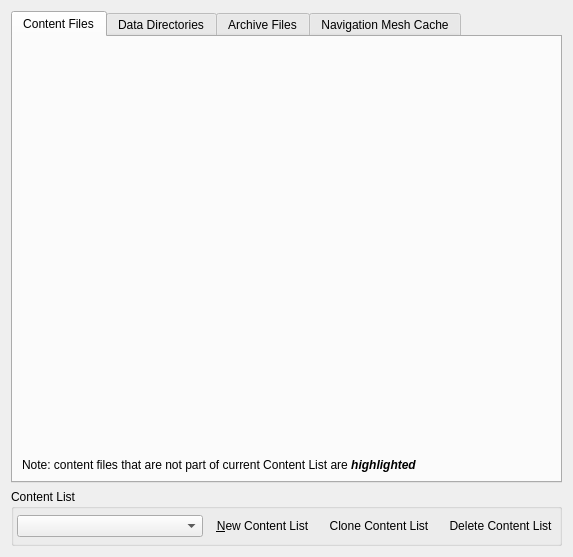
<?xml version="1.0" encoding="UTF-8"?>
<ui version="4.0">
 <class>DataFilesPage</class>
 <widget class="QWidget" name="DataFilesPage">
  <property name="geometry">
   <rect>
    <x>0</x>
    <y>0</y>
    <width>573</width>
    <height>557</height>
   </rect>
  </property>
  <property name="contextMenuPolicy">
   <enum>Qt::DefaultContextMenu</enum>
  </property>
  <layout class="QVBoxLayout" name="verticalLayout">
   <item>
    <widget class="QTabWidget" name="tabWidget">
     <property name="currentIndex">
      <number>0</number>
     </property>
     <widget class="QWidget" name="dataTab">
      <attribute name="title">
       <string>Content Files</string>
      </attribute>
      <layout class="QGridLayout" name="dataTabLayout">
       <item row="0" column="0">
        <widget class="QWidget" name="contentSelectorWidget" native="true"/>
       </item>
       <item row="1" column="0">
        <widget class="QLabel" name="dataNoteLabel">
         <property name="sizePolicy">
          <sizepolicy hsizetype="Preferred" vsizetype="Maximum">
           <horstretch>0</horstretch>
           <verstretch>0</verstretch>
          </sizepolicy>
         </property>
         <property name="text">
          <string>&lt;html&gt;&lt;head/&gt;&lt;body&gt;&lt;p&gt;Note: content files that are not part of current Content List are &lt;span style=&quot; font-style:italic;font-weight: bold&quot;&gt;highlighted&lt;/span&gt;&lt;/p&gt;&lt;/body&gt;&lt;/html&gt;</string>
         </property>
        </widget>
       </item>
      </layout>
     </widget>
     <widget class="QWidget" name="dirTab">
      <attribute name="title">
       <string>Data Directories</string>
      </attribute>
      <layout class="QGridLayout" name="dirTabLayout">
       <item row="0" column="0">
        <widget class="QListWidget" name="directoryListWidget">
         <property name="alternatingRowColors">
          <bool>true</bool>
         </property>
         <property name="dragDropMode">
          <enum>QAbstractItemView::InternalMove</enum>
         </property>
         <property name="selectionMode">
          <enum>QAbstractItemView::ExtendedSelection</enum>
         </property>
         <property name="contextMenuPolicy">
          <enum>Qt::CustomContextMenu</enum>
         </property>
        </widget>
       </item>
       <item row="0" column="1">
        <layout class="QVBoxLayout" name="directoryButtons">
         <item>
          <widget class="QPushButton" name="directoryAddSubdirsButton">
           <property name="baseSize">
            <size>
             <width>0</width>
             <height>33</height>
            </size>
           </property>
           <property name="toolTip">
            <string>Scan directories for likely data directories and append them at the end of the list.</string>
           </property>
           <property name="text">
            <string>Append</string>
           </property>
          </widget>
         </item>
         <item>
          <widget class="QPushButton" name="directoryInsertButton">
           <property name="baseSize">
            <size>
             <width>0</width>
             <height>33</height>
            </size>
           </property>
           <property name="toolTip">
            <string>Scan directories for likely data directories and insert them above the selected position</string>
           </property>
           <property name="text">
            <string>Insert Above</string>
           </property>
          </widget>
         </item>
         <item>
          <widget class="QPushButton" name="directoryUpButton">
           <property name="baseSize">
            <size>
             <width>0</width>
             <height>33</height>
            </size>
           </property>
           <property name="toolTip">
            <string>Move selected directory one position up</string>
           </property>
           <property name="text">
            <string>Move Up</string>
           </property>
          </widget>
         </item>
         <item>
          <widget class="QPushButton" name="directoryDownButton">
           <property name="baseSize">
            <size>
             <width>0</width>
             <height>33</height>
            </size>
           </property>
           <property name="toolTip">
            <string>Move selected directory one position down</string>
           </property>
           <property name="text">
            <string>Move Down</string>
           </property>
          </widget>
         </item>
         <item>
          <widget class="QPushButton" name="directoryRemoveButton">
           <property name="baseSize">
            <size>
             <width>0</width>
             <height>33</height>
            </size>
           </property>
           <property name="toolTip">
            <string>Remove selected directory</string>
           </property>
           <property name="text">
            <string>Remove</string>
           </property>
          </widget>
         </item>
         <item>
          <spacer name="directoryButtonsSpacer">
           <property name="orientation">
            <enum>Qt::Vertical</enum>
           </property>
           <property name="sizeHint" stdset="0">
            <size>
             <width>20</width>
             <height>40</height>
            </size>
           </property>
          </spacer>
         </item>
        </layout>
       </item>
       <item row="1" column="0" colspan="2">
        <widget class="QLabel" name="directoryNoteLabel">
         <property name="sizePolicy">
          <sizepolicy hsizetype="Expanding" vsizetype="Minimum">
           <horstretch>0</horstretch>
           <verstretch>0</verstretch>
          </sizepolicy>
         </property>
         <property name="text">
          <string>&lt;html&gt;&lt;head/&gt;&lt;body&gt;&lt;p&gt;Note: directories that are not part of current Content List are &lt;span style=&quot; font-style:italic;font-weight: bold&quot;&gt;highlighted&lt;/span&gt;&lt;/p&gt;&lt;/body&gt;&lt;/html&gt;</string>
         </property>
        </widget>
       </item>
       <item row="2" column="0" colspan="2">
        <layout class="QHBoxLayout" name="modsDirectoryLayout">
         <item>
          <widget class="QLabel" name="modsDirectoryLabel">
           <property name="text">
            <string>Mods Directory:</string>
           </property>
           <property name="toolTip">
            <string>Each immediate subdirectory is treated as one mod and added automatically as a data directory.</string>
           </property>
          </widget>
         </item>
         <item>
          <widget class="QLineEdit" name="modsDirectoryLineEdit">
           <property name="readOnly">
            <bool>true</bool>
           </property>
           <property name="placeholderText">
            <string>No Mods Directory selected</string>
           </property>
           <property name="toolTip">
            <string>Each immediate subdirectory is treated as one mod and added automatically as a data directory.</string>
           </property>
          </widget>
         </item>
         <item>
          <widget class="QPushButton" name="modsDirectoryBrowseButton">
           <property name="text">
            <string>Browse...</string>
           </property>
          </widget>
         </item>
         <item>
          <widget class="QPushButton" name="modsDirectoryClearButton">
           <property name="text">
            <string>Clear</string>
           </property>
          </widget>
         </item>
        </layout>
       </item>
      </layout>
     </widget>
     <widget class="QWidget" name="archiveTab">
      <attribute name="title">
       <string>Archive Files</string>
      </attribute>
      <layout class="QGridLayout" name="archiveTabLayout">
       <item row="0" column="0">
        <widget class="QListWidget" name="archiveListWidget">
         <property name="alternatingRowColors">
          <bool>true</bool>
         </property>
         <property name="contextMenuPolicy">
          <enum>Qt::CustomContextMenu</enum>
         </property>
         <property name="dragDropMode">
          <enum>QAbstractItemView::InternalMove</enum>
         </property>
         <property name="defaultDropAction">
          <enum>Qt::CopyAction</enum>
         </property>
         <property name="selectionMode">
          <enum>QAbstractItemView::ExtendedSelection</enum>
         </property>
        </widget>
       </item>
       <item row="0" column="1">
        <layout class="QVBoxLayout" name="archiveButtons">
         <item>
          <widget class="QPushButton" name="archiveUpButton">
           <property name="sizePolicy">
            <sizepolicy hsizetype="Minimum" vsizetype="Fixed">
             <horstretch>0</horstretch>
             <verstretch>33</verstretch>
            </sizepolicy>
           </property>
           <property name="baseSize">
            <size>
             <width>0</width>
             <height>33</height>
            </size>
           </property>
           <property name="toolTip">
            <string>Move selected archive one position up</string>
           </property>
           <property name="text">
            <string>Move Up</string>
           </property>
          </widget>
         </item>
         <item>
          <widget class="QPushButton" name="archiveDownButton">
           <property name="sizePolicy">
            <sizepolicy hsizetype="Minimum" vsizetype="Fixed">
             <horstretch>0</horstretch>
             <verstretch>33</verstretch>
            </sizepolicy>
           </property>
           <property name="baseSize">
            <size>
             <width>0</width>
             <height>33</height>
            </size>
           </property>
           <property name="toolTip">
            <string>Move selected archive one position down</string>
           </property>
           <property name="text">
            <string>Move Down</string>
           </property>
          </widget>
         </item>
         <item>
          <spacer name="archiveButtonsSpacer">
           <property name="orientation">
            <enum>Qt::Vertical</enum>
           </property>
           <property name="sizeHint" stdset="0">
            <size>
             <width>20</width>
             <height>40</height>
            </size>
           </property>
          </spacer>
         </item>
        </layout>
       </item>
       <item row="1" column="0" colspan="2">
        <widget class="QLabel" name="archiveNoteLabel">
         <property name="text">
          <string>&lt;html&gt;&lt;head/&gt;&lt;body&gt;&lt;p&gt;Note: archives that are not part of current Content List are &lt;span style=&quot; font-style:italic;font-weight: bold&quot;&gt;highlighted&lt;/span&gt;&lt;/p&gt;&lt;/body&gt;&lt;/html&gt;</string>
         </property>
        </widget>
       </item>
      </layout>
     </widget>
     <widget class="QWidget" name="navigationMeshCacheTab">
      <attribute name="title">
       <string>Navigation Mesh Cache</string>
      </attribute>
      <layout class="QVBoxLayout" name="verticalLayout_3">
       <item>
        <layout class="QHBoxLayout" name="navigationMeshCacheProgressLayout">
         <item>
          <widget class="QPushButton" name="updateNavMeshButton">
           <property name="focusPolicy">
            <enum>Qt::TabFocus</enum>
           </property>
           <property name="toolTip">
            <string>Generate navigation mesh cache for all content. Will be used by the engine to make cell loading faster.</string>
           </property>
           <property name="text">
            <string>Update</string>
           </property>
          </widget>
         </item>
         <item>
          <widget class="QProgressBar" name="navMeshProgressBar">
           <property name="enabled">
            <bool>false</bool>
           </property>
           <property name="value">
            <number>0</number>
           </property>
          </widget>
         </item>
         <item>
          <widget class="QPushButton" name="cancelNavMeshButton">
           <property name="enabled">
            <bool>false</bool>
           </property>
           <property name="toolTip">
            <string>Cancel navigation mesh generation. Already processed data will be saved.</string>
           </property>
           <property name="text">
            <string>Cancel</string>
           </property>
          </widget>
         </item>
        </layout>
       </item>
       <item>
        <widget class="QCheckBox" name="navMeshRemoveUnusedTilesCheckBox">
         <property name="text">
          <string>Remove Unused Tiles</string>
         </property>
         <property name="checked">
          <bool>true</bool>
         </property>
        </widget>
       </item>
       <item>
        <layout class="QHBoxLayout" name="navigationMeshCacheParamsLayout">
         <item>
          <widget class="QLabel" name="navMeshMaxSizeLabel">
           <property name="text">
            <string>Max Size</string>
           </property>
          </widget>
         </item>
         <item>
          <widget class="QSpinBox" name="navMeshMaxSizeSpinBox">
           <property name="suffix">
            <string> MiB</string>
           </property>
           <property name="maximum">
            <number>2147483647</number>
           </property>
           <property name="value">
            <number>2048</number>
           </property>
          </widget>
         </item>
        </layout>
       </item>
       <item>
        <widget class="QPlainTextEdit" name="navMeshLogPlainTextEdit">
         <property name="enabled">
          <bool>true</bool>
         </property>
         <property name="lineWrapMode">
          <enum>QPlainTextEdit::NoWrap</enum>
         </property>
         <property name="readOnly">
          <bool>true</bool>
         </property>
        </widget>
       </item>
      </layout>
     </widget>
    </widget>
   </item>
   <item>
    <widget class="QGroupBox" name="profileGroupBox">
     <property name="focusPolicy">
      <enum>Qt::NoFocus</enum>
     </property>
     <property name="title">
      <string>Content List</string>
     </property>
     <property name="flat">
      <bool>false</bool>
     </property>
     <layout class="QHBoxLayout" name="horizontalLayout_3">
      <property name="spacing">
       <number>6</number>
      </property>
      <property name="leftMargin">
       <number>3</number>
      </property>
      <property name="topMargin">
       <number>6</number>
      </property>
      <property name="rightMargin">
       <number>0</number>
      </property>
      <property name="bottomMargin">
       <number>6</number>
      </property>
      <item>
       <widget class="ProfilesComboBox" name="profilesComboBox">
        <property name="enabled">
         <bool>true</bool>
        </property>
        <property name="sizePolicy">
         <sizepolicy hsizetype="Expanding" vsizetype="Fixed">
          <horstretch>0</horstretch>
          <verstretch>0</verstretch>
         </sizepolicy>
        </property>
        <property name="toolTip">
         <string>Select a content list</string>
        </property>
       </widget>
      </item>
      <item>
       <widget class="QToolButton" name="newProfileButton">
        <property name="toolTip">
         <string>New Content List</string>
        </property>
        <property name="text">
         <string>&amp;New Content List</string>
        </property>
        <property name="autoRaise">
         <bool>true</bool>
        </property>
       </widget>
      </item>
      <item>
       <widget class="QToolButton" name="cloneProfileButton">
        <property name="toolTip">
         <string>Clone Content List</string>
        </property>
        <property name="text">
         <string>Clone Content List</string>
        </property>
        <property name="autoRaise">
         <bool>true</bool>
        </property>
       </widget>
      </item>
      <item>
       <widget class="QToolButton" name="deleteProfileButton">
        <property name="toolTip">
         <string>Delete Content List</string>
        </property>
        <property name="text">
         <string>Delete Content List</string>
        </property>
        <property name="autoRaise">
         <bool>true</bool>
        </property>
       </widget>
      </item>
     </layout>
    </widget>
   </item>
  </layout>
  <action name="newProfileAction">
   <property name="icon">
    <iconset theme="document-new">
     <normaloff>.</normaloff>.</iconset>
   </property>
   <property name="text">
    <string>New Content List</string>
   </property>
   <property name="toolTip">
    <string>New Content List</string>
   </property>
   <property name="shortcut">
    <string>Ctrl+N</string>
   </property>
  </action>
  <action name="cloneProfileAction">
   <property name="icon">
    <iconset theme="edit-copy">
     <normaloff>.</normaloff>.</iconset>
   </property>
   <property name="text">
    <string>Clone Content List</string>
   </property>
   <property name="toolTip">
    <string>Clone Content List</string>
   </property>
   <property name="shortcut">
    <string>Ctrl+G</string>
   </property>
  </action>
  <action name="deleteProfileAction">
   <property name="enabled">
    <bool>false</bool>
   </property>
   <property name="icon">
    <iconset theme="edit-delete">
     <normaloff>.</normaloff>.</iconset>
   </property>
   <property name="text">
    <string>Delete Content List</string>
   </property>
   <property name="toolTip">
    <string>Delete Content List</string>
   </property>
   <property name="shortcut">
    <string>Ctrl+D</string>
   </property>
  </action>
  <action name="checkAction">
   <property name="checkable">
    <bool>true</bool>
   </property>
   <property name="text">
    <string>Check Selection</string>
   </property>
  </action>
  <action name="uncheckAction">
   <property name="text">
    <string>Uncheck Selection</string>
   </property>
  </action>
  <action name="refreshDataFilesAction">
   <property name="icon">
    <iconset theme="view-refresh">
     <normaloff>.</normaloff>.</iconset>
   </property>
   <property name="text">
    <string>Refresh Data Files</string>
   </property>
   <property name="toolTip">
    <string>Refresh Data Files</string>
   </property>
   <property name="shortcut">
    <string>Ctrl+R</string>
   </property>
  </action>
 </widget>
 <customwidgets>
  <customwidget>
   <class>ProfilesComboBox</class>
   <extends>QComboBox</extends>
   <header>apps/launcher/utils/profilescombobox.hpp</header>
  </customwidget>
 </customwidgets>
 <resources/>
 <connections/>
</ui>
